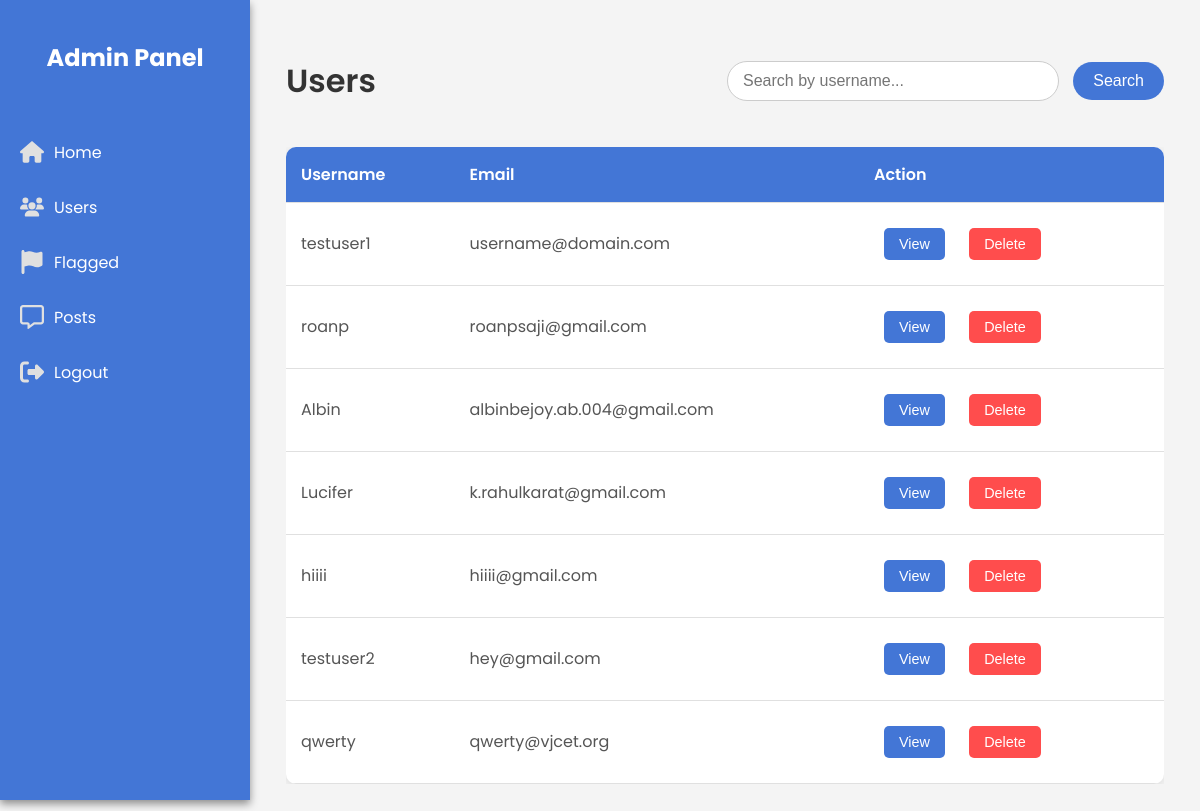
/users, run on an earlier commit of the app's database.
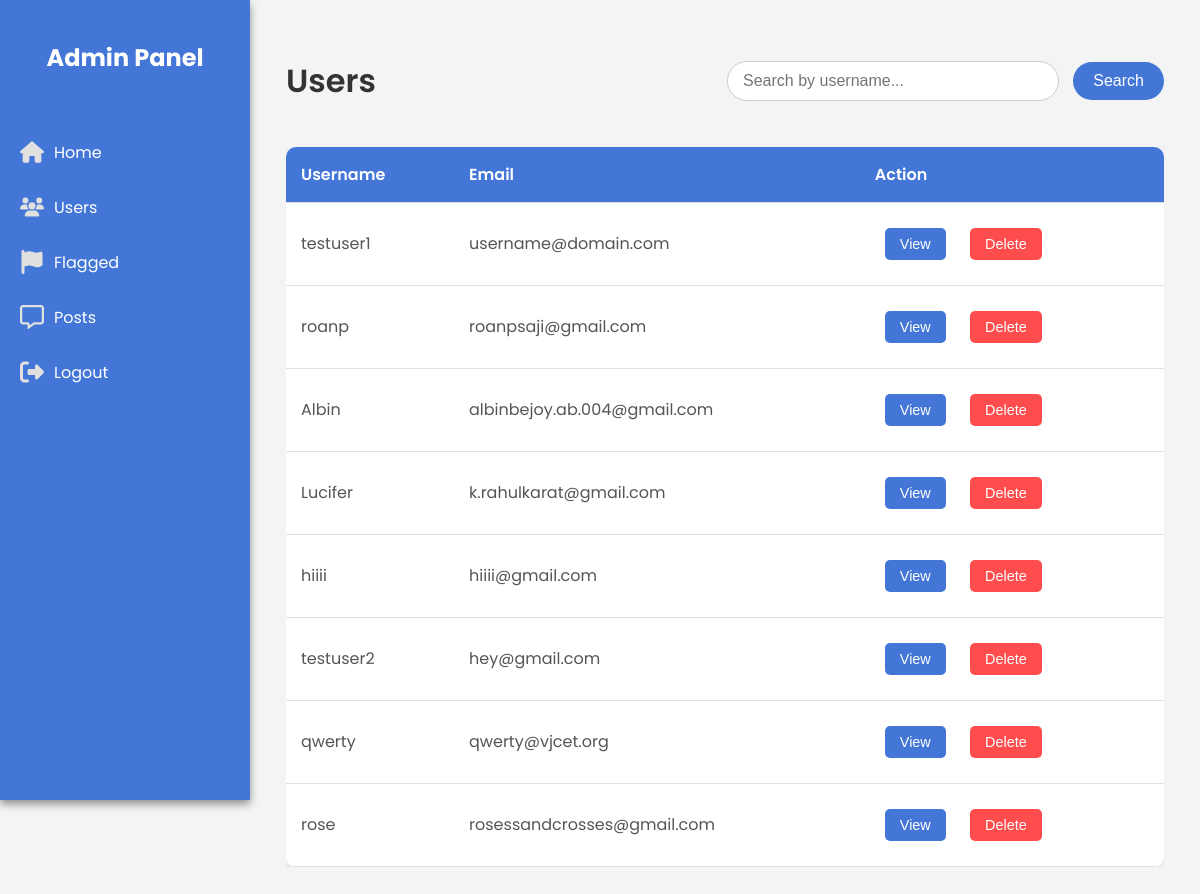
And on a later commit of the database.
### app/models.py (models this page shows, shortened)
class SearchableMixin(object):
    @classmethod
    def before_commit(cls, session):
        session._changes = {
            'add': list(session.new),
            'update': list(session.dirty),
            'delete': list(session.deleted)
        }

class User(db.Model, UserMixin, SearchableMixin):
    __tablename__ = 'user'
    __searchable__ = ['username', 'email']
    id = db.Column(db.Integer, primary_key=True)
    username = db.Column(db.String(80), unique=True, nullable=False)
    password = db.Column(db.String(80), nullable=False)
    email = db.Column(db.String(120), unique=True, nullable=False)
    phone_number = db.Column(db.Integer, unique=True, nullable=False)
    profile_pic = db.Column(db.String(120), nullable=False, default='profile.jpg')

### app/admin_routes.py (the view)
@app.route('/users', methods=['GET', 'POST'])
def users():
    if request.method == 'GET':
        users = User.query.all()  # Fetch all users
        return render_template('adminPages/users.html', users=users)

### app/templates/adminPages/users.html
{% extends 'adminPages/adminhome.html' %}
{% block head %}
    <link rel="stylesheet" href="{{ url_for('static', filename='css/admin.css') }}">
    <link rel="stylesheet" href="{{ url_for('static', filename='css/users.css') }}">
{% endblock %}
{% block body %}
<div class="users-page">
    <div class="page-header">
        <h1 class="page-title">Users</h1>
        <div class="search-container">
            <form action="/users_search" method="get">
                <label>
                    <input class="form-control" type="text" placeholder="Search by username..." name="username">
                    <input type="submit" value="Search">
                </label>
            </form>
        </div>
    </div>
        <div class="users-table-container">
            <table class="users-table">
                <thead>
                    <tr>
                        <th>Username</th>
                        <th>Email</th>
                        <th>Action</th>
                    </tr>
                </thead>
                <tbody>
                {% if users %}
                    {% for user in users %}
                    <tr>
                        <td>{{ user.username }}</td>
                        <td>{{ user.email }}</td>
                        <td>
                            <button class="action-btn">View</button>
                            <form action="{{ url_for('delete_user', user_id=user.id) }}" method="post" style="display:inline;">
                                <button type="submit" class="action-btn delete-btn">Delete</button>
                            </form>
                        </td>
                    </tr>
                    {% endfor %}
                {% else %}
                    <tr>
                        <td>No results found</td>
                    </tr>
                {% endif %}
                </tbody>
            </table>
        </div>
    </div>
{% endblock %}

### app/templates/adminPages/adminhome.html (shortened to what this page needs)
<!DOCTYPE html>
<html lang="en">
<head>
    <link rel="stylesheet" href="static/css/admin.css">
    {% block head %}{% endblock %}
</head>
<body>
    <div class="sidebar">
        <h2 class="sidebar-title">Admin Panel</h2>
        <nav class="nav">
            <a href="{{ url_for('admin')}}" class="nav-item">
                Home
            </a>
            <a href="{{ url_for('users') }}" class="nav-item">
                Users
            </a>
            <a href="{{ url_for('flags') }}" class="nav-item">
                Flagged
            </a>
            <a href="{{ url_for('posts_admin') }}" class="nav-item">
                Posts
            </a>
            <a href="{{ url_for('home') }}" class="nav-item">
                Logout
            </a>
        </nav>
    </div>
    <main>
        {% block body %}{% endblock %}
    </main>
</body>
</html>

### app/static/css/admin.css (style rules this page uses)
body { font-family: 'Poppins', sans-serif; margin: 0; padding: 0; background-color: #f4f4f4; }
main { margin-left: 250px; padding: 1rem; transition: margin-left 0.3s; }
.sidebar { width: 250px; height: 100vh; background-color: #4376d6; color: #ffffff; position: fixed; left: 0; top: 0; box-shadow: 0 4px 8px rgba(0, 0, 0, 0.42); transition: width 0.3s; }
.sidebar-title { padding: 20px; font-size: 24px; text-align: center; }
.nav { padding: 10px 0; }
.nav-item { display: flex; align-items: center; padding: 15px 20px; color: #ffffff; text-decoration: none; border-radius: 10px; transition: background-color 0.3s; }
.icon { width: 24px; height: 24px; margin-right: 10px; }
.icon { color: #e0e0e0; }

### app/static/css/users.css (style rules this page uses)
.users-page { padding: 20px; }
.page-header { display: flex; justify-content: space-between; align-items: center; margin-bottom: 20px; }
.page-title { font-size: 2rem; color: #333; font-weight: 600; }
.users-table-container { overflow-x: auto; }
.users-table { width: 100%; border-collapse: collapse; background-color: #ffffff; box-shadow: 0 2px 8px rgba(0, 0, 0, 0.1); border-radius: 10px; overflow: hidden; }
.users-table th, .users-table td { padding: 15px; text-align: left; border-bottom: 1px solid #e0e0e0; }
.users-table th { background-color: #4376d6; color: #ffffff; font-weight: 600; }
.users-table td { color: #555; }
.action-btn { padding: 8px 15px; border: none; border-radius: 5px; cursor: pointer; font-size: 0.9rem; color: #ffffff; background-color: #4376d6; transition: background-color 0.3s; margin: 10px; }
.delete-btn { background-color: #ff4d4d; }
.search-container { display: flex; align-items: center; }
.search-container input[type="text"] { width: 300px; padding: 10px 15px; font-size: 1rem; border: 1px solid #ccc; border-radius: 20px; outline: none; transition: border-color 0.3s; }
.search-container input[type="submit"] { padding: 10px 20px; font-size: 1rem; color: #ffffff; background-color: #4376d6; border: none; border-radius: 20px; margin-left: 10px; cursor: pointer; transition: background-color 0.3s; }
.action-btn { text-decoration: none; }

What changed in the data, as far as the page shows it:
added User: username "rose", email "rosessandcrosses@gmail.com"
